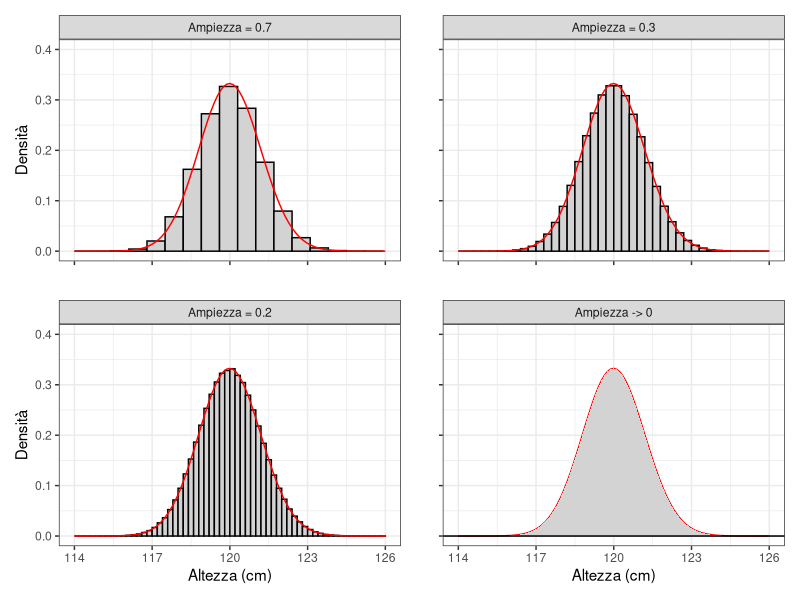
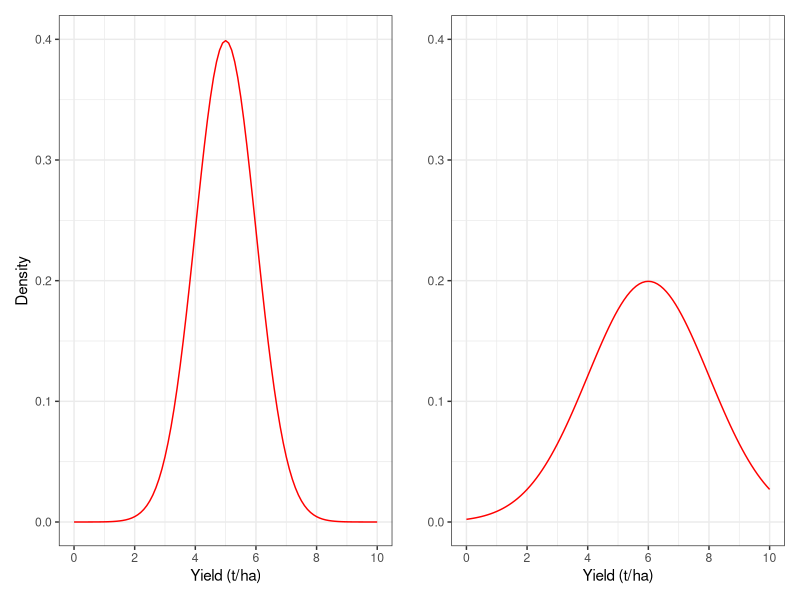
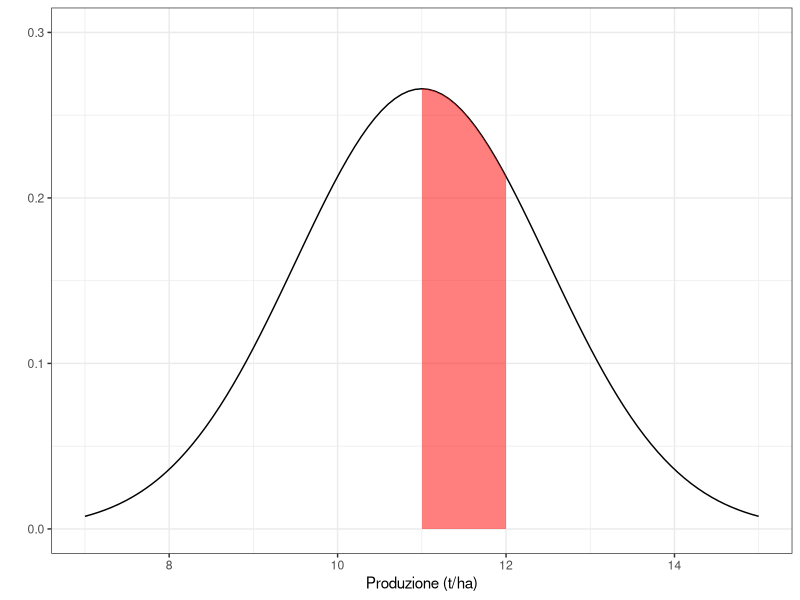
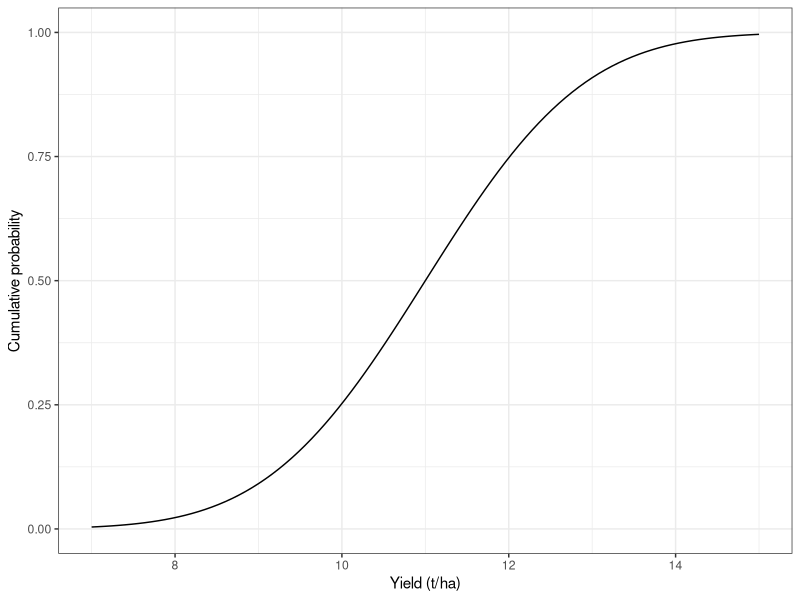

Source code (R) for these figures, in order:
## ---- chunk 1
# Graph with ggplot #########################################
library(ggplot2)
library(gridExtra)
library(patchwork)

set.seed(1234)
y <- rlnorm(1000000, log(120), 0.01)
fac1 <- rep("Ampiezza = 0.7", 1000000)
fac2 <- rep("Ampiezza = 0.3", 1000000)
fac3 <- rep("Ampiezza = 0.2", 1000000)
fac4 <- rep("Ampiezza -> 0", 1000000)
dframe <- data.frame(fac1, fac2, fac3, fac4, y)
g1 <- ggplot(dframe) +
  geom_histogram(mapping = aes(x = y, y = after_stat(density)),
                 colour = "black",
                 fill = "lightgrey",
                 orientation = "x",
                 breaks = seq(114, 127, 0.7)) +
  geom_function(fun = function(x) dlnorm(x, log(120), 0.01), colour = "red") +
  scale_x_continuous(name = "", labels = NULL, limits = c(114, 126)) +
  scale_y_continuous(name = "Densità", limits = c(0, 0.4)) +
  facet_wrap(~ fac1) +
  #theme(plot.margin = unit(c(0,0,0,0), "pt")) +
  theme_bw()
#g1
g2 <- ggplot(dframe) +
  geom_histogram(mapping = aes(x = y, y = ..density..),
                 # stat = "density",
                 colour = "black",
                 fill = "lightgrey",
                 orientation = "x",
                 breaks = seq(114, 127, 0.3)) +
  geom_function(fun = function(x) dlnorm(x, log(120), 0.01), colour = "red") +
  scale_x_continuous(name = "", labels = NULL, limits = c(114, 126)) +
  scale_y_continuous(name = "", labels = NULL, limits = c(0, 0.4)) +
  facet_wrap(~ fac2) +
  #theme(plot.margin = unit(c(0,0,0,0), "pt")) +
  theme_bw()
#g2
g3 <- ggplot(dframe) +
  geom_histogram(mapping = aes(x = y, y = ..density..),
                 # stat = "density",
                 colour = "black",
                 fill = "lightgrey",
                 orientation = "x",
                 breaks = seq(114, 127, 0.2)) +
  geom_function(fun = function(x) dlnorm(x, log(120), 0.01), colour = "red") +
  scale_x_continuous(name = "Altezza (cm)", limits = c(114, 126)) +
  scale_y_continuous(name = "Densità", limits = c(0, 0.4)) +
  facet_wrap(~ fac3) +
  #theme(plot.margin = unit(c(0,0,0,0), "pt")) +
  theme_bw()
#g3
g4 <- ggplot(dframe) +
  geom_function(fun = function(x) dlnorm(x, log(120), 0.01), colour = "red") +
  scale_x_continuous(name = "Altezza (cm)", limits = c(114, 126)) +
  scale_y_continuous(name = "", limits = c(0, 0.4), breaks = seq(0, 0.4,by=0.1),
                     labels = rep("", 5)) +
  geom_area(stat = "function", 
          fun = dlnorm, 
          args = list(mean = log(120), sd=0.01), 
          fill = "lightgrey", xlim = c(114, 126)) +
  geom_abline(intercept = 0, slope = 0) +
  facet_wrap(~ fac4) +
  # theme(plot.margin = unit(c(0,0,0,0), "pt")) +
  theme_bw()

g1 + g2 + g3 + g4 
# grid.arrange(g1, g2, g3, g4, nrow = 2)
# ggsave("Figure0501.pdf", plot = last_plot(),
#        units = "in", dpi = 300, width = 7, 
#        height = 7, scale = 0.95)
## ---- chunk 2
g1 <- ggplot() +
  geom_function(fun = function(x) dnorm(x, 5, 1), colour = "red") +
  scale_x_continuous(name = "Yield (t/ha)", limits = c(0, 10),
                     breaks = seq(0,10,2)) +
  scale_y_continuous(name = "Density", limits = c(0, 0.4)) +
  theme_bw()
# g1
g2 <- ggplot() +
  geom_function(fun = function(x) dnorm(x, 6, 2), colour = "red") +
  scale_x_continuous(name = "Yield (t/ha)", limits = c(0, 10),
                     breaks = seq(0,10,2)) +
  scale_y_continuous(name = "", limits = c(0, 0.4)) +
  theme_bw()
g1 + g2
## ---- chunk 3
# Code box 5.1
#
# Gaussian density calculation
dnorm(12, mean = 11, sd = 1.5)
## ---- chunk 4
mean <- 11
sigma <- 1.5

ggplot(data.frame(x = 0)) +
  geom_function(fun = function(x) dnorm(x, mean, sigma), colour = "black") +
  scale_x_continuous(name = "Produzione (t/ha)", limits = c(7, 15)) +
  scale_y_continuous(name = "", limits = c(0, 0.3), breaks = seq(0, 0.3,by=0.1)) +
  geom_area(stat = "function", 
            fun = dnorm,
            args = list(mean = 11, sd=1.5), 
            fill = "red", xlim = c(11, 12),
            alpha = .50) +
  theme_bw()
## ---- chunk 5
#Code box 5.2

# Integration of the gaussian density function
AUC <- integrate(function(x) dnorm(x, 11, 1.5), 11, 12)
AUC$value
#
# Use of the cumulative probability function
# (same result as above)
pnorm(12, mean = 11, sd = 1.5) - pnorm(11, mean = 11, sd = 1.5)
## ---- chunk 6
ggplot() +
  geom_function(fun = function(x) pnorm(x, 11, 1.5)) +
  scale_x_continuous(name = "Yield (t/ha)", limits = c(7, 15),
                     breaks = seq(8, 14, 2)) +
  scale_y_continuous(name = "Cumulative probability",
                     limits = c(0, 1)) +
  theme_bw()
## ---- chunk 7
# Code box 5.3

# Probability of sampling from the interval # from ’mu - sigma’ to ’mu + sigma’ 
pnorm(120 + 2, 120, 2) - pnorm(120 - 2, 120, 2)
## ---- chunk 8
# Code box 5.4

# Calcolo delle probabilità per un esperimento misurativo

# Domanda 2
dnorm(120, mean = 120, sd = 12)

# Domanda 3
pnorm(110, mean = 120, sd = 12)

# Domanda 4
pnorm(130, mean = 120, sd = 12, lower.tail = F)
1 - pnorm(130, mean = 120, sd = 12)

# Domanda 5
pnorm(130, mean = 120, sd = 12) - pnorm(110, mean = 120, sd = 12)

# Domanda 6
qnorm(0.9, mean = 120, sd = 12)

# Domanda 7
qnorm(0.025, mean = 120, sd = 12)
qnorm(0.975, mean = 120, sd = 12)
## ---- chunk 9
# Code box 5.5

# Concentrazione attesa
Ct <- 75 * 10^(-0.05 * 25)
Ct

# Probabilità di osservare una concentrazione <= 3
pnorm(3, Ct, Ct * 0.1)
## ---- chunk 10
# Code box 5.6

# Example 5.3

# Simulazione di un esperimento misurativo
set.seed(1234)
Y_E <- 120
epsilon <- rnorm(3, 0, 12)
Y_O <- Y_E + epsilon
Y_O
## ---- chunk 11
# Code box 5.7

# Esempio 5.4
# Simulare un esperimento di fertilizzazione

set.seed(1234)

# Creating the vector to host the experimental design
Dose <- rep(c(0, 60, 120, 180), each=4)

# Predicting the expected yield
Yield_E <- 25 + 0.15 * Dose

# Predicting the residuals
epsilon <- rnorm(16, 0, 2.5)

# Predicting the observations
Yield <- Yield_E + epsilon
dataset <- data.frame(Dose, Yield)
dataset
## ---- chunk 12
# Code box 5.8

# Esempio 5.5
# Simulazione di un esperimento varietale

set.seed(1234)

# Prepare the vectors for the experimental design
Genotype <- rep(LETTERS[1:5], each=4) 
Block <- rep(1:4, times = 5)

# Input the value of parameters
mu <- 48
alpha <- rep(c(0, 1, 3, -2, -3), each = 4) 
gamma <- rep(c(0, -2, 3, 1), times = 5)
sigma <- 5

# Predict the expected yields
Yield_E <- mu + alpha + gamma

# Simulate the residuals and the observed values
epsilon <- rnorm(20, 0, sigma)
Yield <- Yield_E + epsilon
dataset <- data.frame(Genotype, Block, Yield)
dataset
## ---- chunk 13
# Esercizio 2
delta <- 125 - qnorm(0.05, 125, 1)
pnorm(125, 125 + delta, 1)
## ---- chunk 14
# Esercizio 4
res <- 100 * exp(-0.07 * 50)
res
pnorm(2, res, res * 20/100)
## ---- chunk 15
# Esercizio 5
time <- rep(seq(0, 84, 7), each = 3)
logConc <- log(63) - 0.06 * time + rnorm(39, 0, 0.25)
Conc <- exp(logConc)
Conc

mod <- lm(log(Conc) ~ time)
summary(mod)
## ---- chunk 16
# Esercizio 6

# curve(0.8 + 0.8*x - 0.07*x^2, xlim = c(0,10))
# D(expression(0.8 + 0.8*x - 0.07*x^2), "x")
x <- 0.8/(2*0.07)
prod <- 0.8 + 0.8*x - 0.07*x^2
prod
pnorm(3, prod, prod * 0.12) - pnorm(2.5, prod, prod * 0.12)
## ---- chunk 17
# Esercizio 7
prob <- 1/(1 + exp ( -2 * (log(35) - log(15))))
prob
pnorm(120, 150*prob, 10, lower.tail = F)
